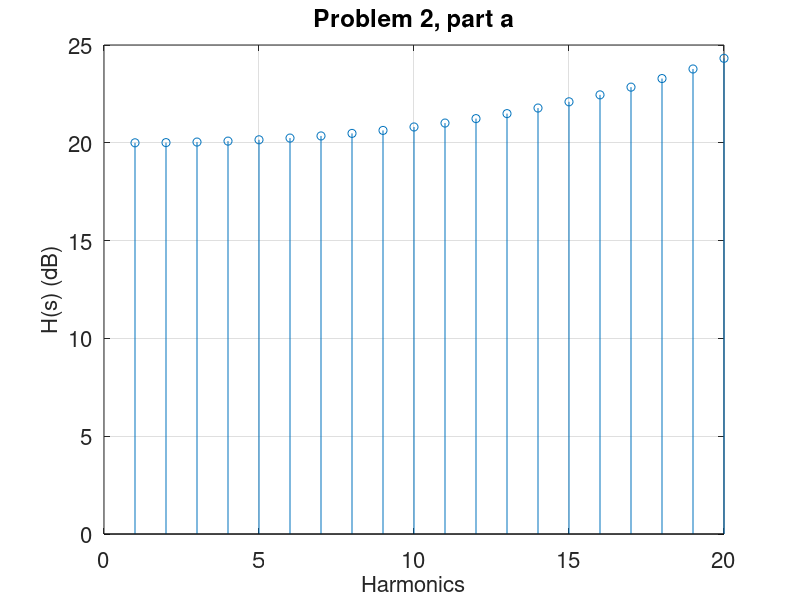

MATLAB code to generate this figure:
clear variables 

k = 10;
e = 0.1;
w = 2*pi*10^6;
s = linspace(0, 200000*20, 20);
H = 20*log10(k./((s.*1i).^2./w^2+2.*e.*s.*1i./w+1)); % dB gain
stem(H) % Stem plot of the dB magnitudes of the first 20 harmonics
grid on; % add grid
set(gca, 'fontsize', 16); % increase font size
xlabel('Harmonics', 'fontsize', 16); % x label
ylabel('H(s) (dB)', 'fontsize', 16); % y label
title('Problem 2, part a'); % title